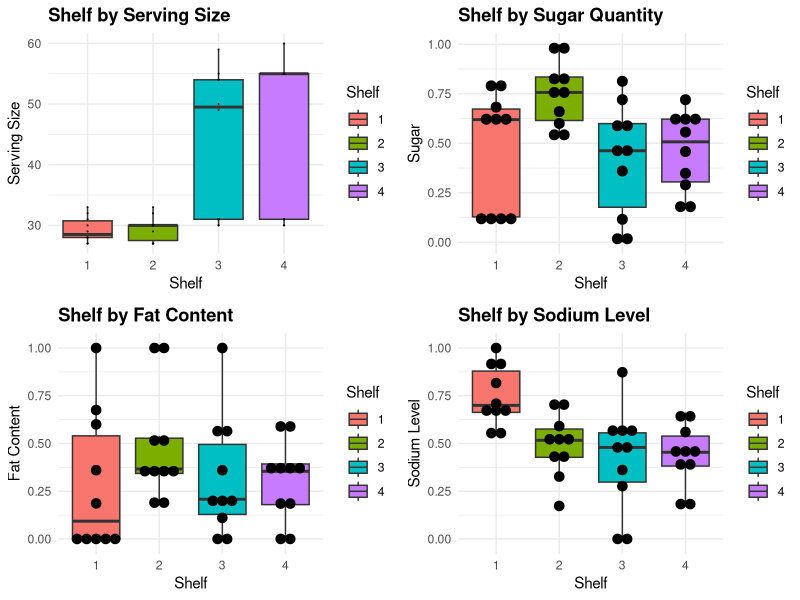
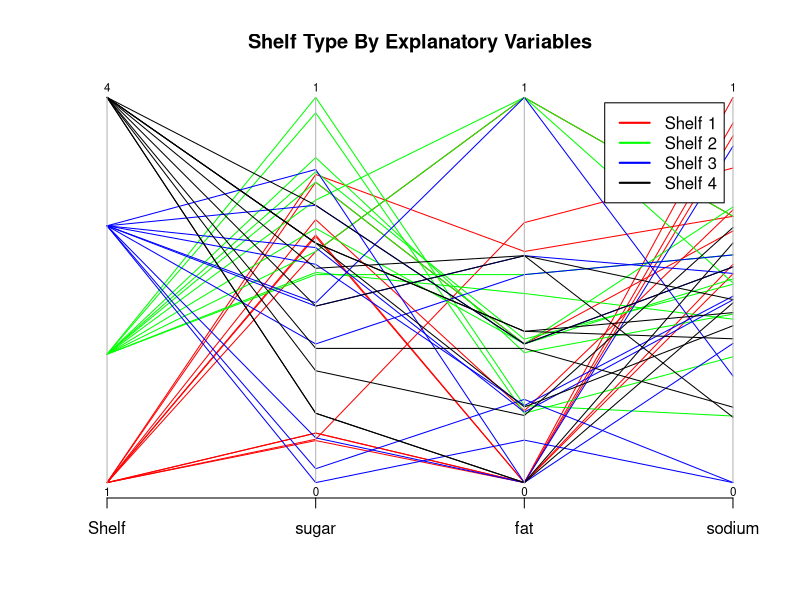
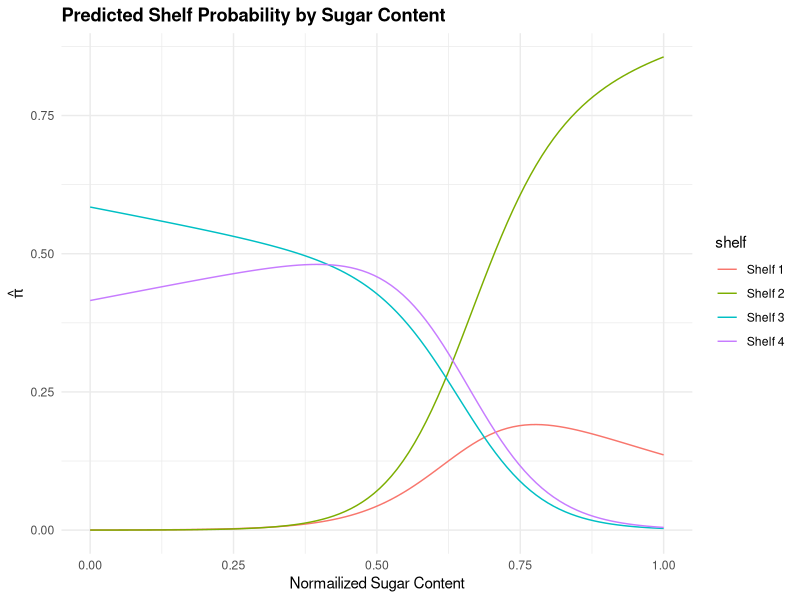
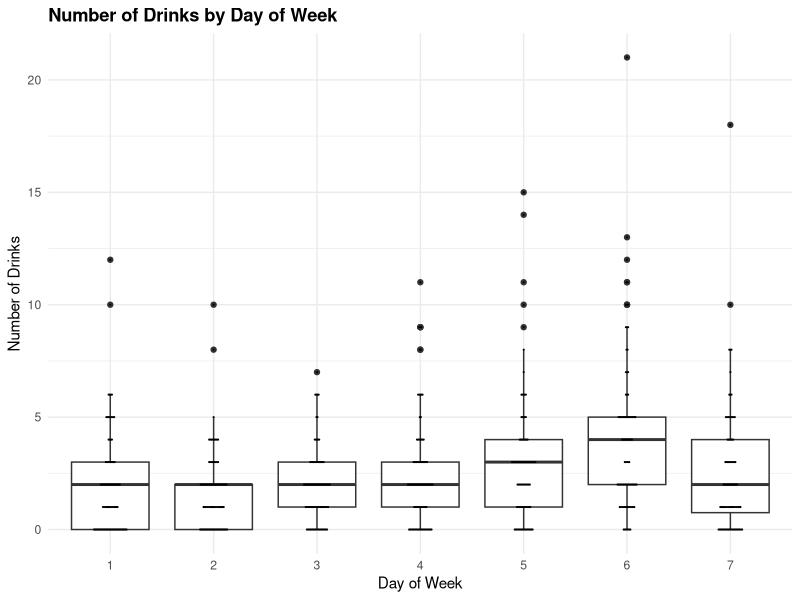
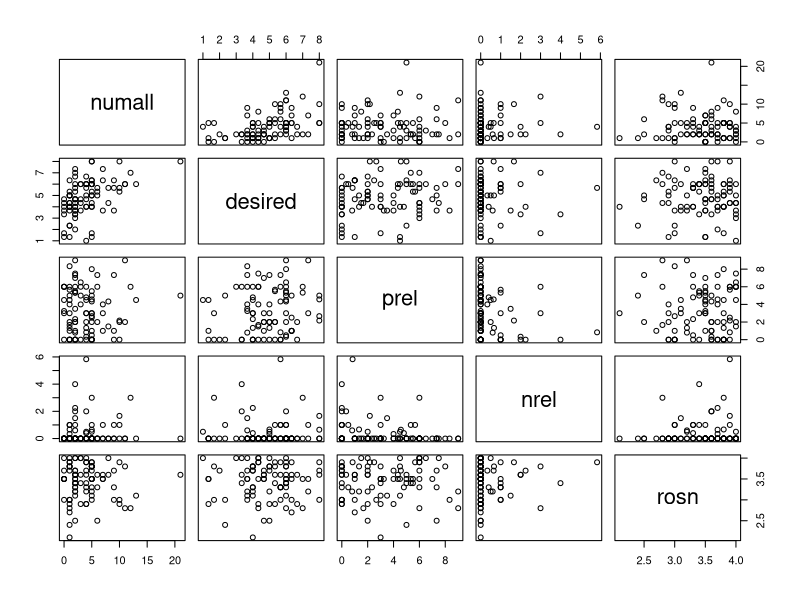
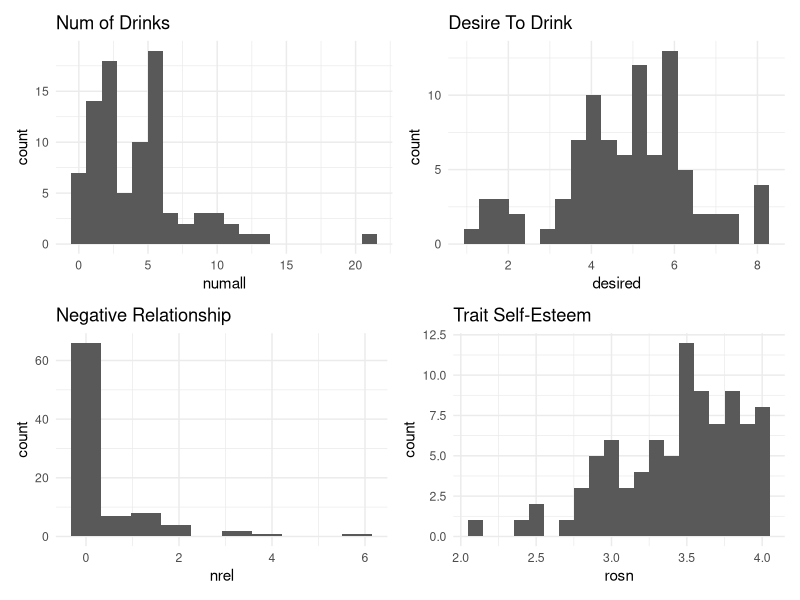
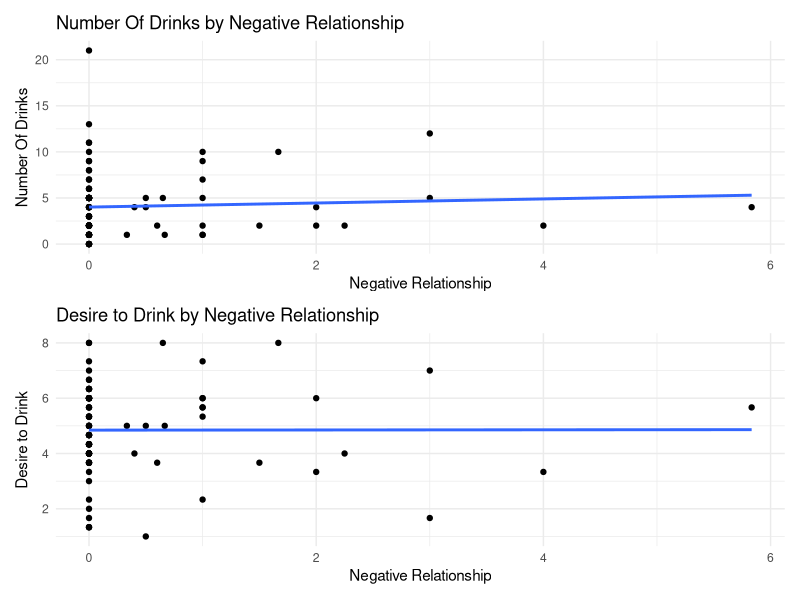
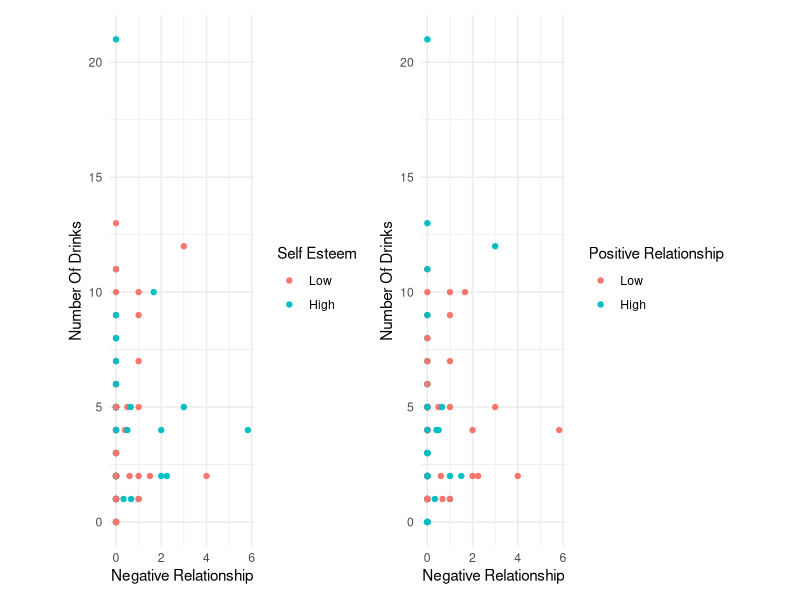

These charts were generated, in order, by the following R code:
## ---- chunk 1
# install.packages("MASS")
# install.packages("ggplot2")
# install.packages("MASS")
# install.packages("GGally")
library(tidyverse)
library(patchwork)
library(magrittr)
library(MASS)
library(ggplot2)
library(GGally)
library(knitr)
library(gridExtra)

# multinomial regression
library(nnet)

# car pacakge for testing
library(car)

theme_set(theme_minimal())
knitr::opts_chunk$set(tidy.opts = list(width_cutoff = 100), tidy = TRUE)
knitr::opts_chunk$set(message = FALSE)
## ---- chunk 2
cereal <- read_csv("../data/short-questions/cereal_dillons.csv")
## ---- chunk 3
# reformatting the explanatory variables
# cereal$Shelf <- factor(cereal$Shelf)

# normalize the explanatory variables
# 1. divide by serving size
# 2. normalized

stand01 <- function(x) {
  (x - min(x)) / (max(x) - min(x))
}

cereal2 <- data.frame(
  Shelf = cereal$Shelf,
  size = cereal$size_g,
  sugar = stand01(x = cereal$sugar_g / cereal$size_g),
  fat = stand01(x = cereal$fat_g / cereal$size_g),
  sodium = stand01(x = cereal$sodium_mg / cereal$size_g)
)
summary(cereal2)
## ---- chunk 4
p1 <- cereal2 %>%
  mutate(Shelf = as.factor(Shelf)) %>%
  ggplot(aes(Shelf, size)) +
  geom_boxplot(aes(fill = Shelf)) +
  geom_dotplot(binaxis = "y", stackdir = "center", binwidth = 0.05) +
  # coord_flip() +
  ggtitle("Shelf by Serving Size") +
  theme(plot.title = element_text(lineheight = 1, face = "bold")) +
  ylab("Serving Size") +
  xlab("Shelf")

p2 <- cereal2 %>%
  mutate(Shelf = as.factor(Shelf)) %>%
  ggplot(aes(Shelf, sugar)) +
  geom_boxplot(aes(fill = Shelf)) +
  geom_dotplot(binaxis = "y", stackdir = "center", binwidth = 0.05) +
  # coord_flip() +
  ggtitle("Shelf by Sugar Quantity") +
  theme(plot.title = element_text(lineheight = 1, face = "bold")) +
  ylab("Sugar") +
  xlab("Shelf")

p3 <- cereal2 %>%
  mutate(Shelf = as.factor(Shelf)) %>%
  ggplot(aes(Shelf, fat)) +
  geom_boxplot(aes(fill = Shelf)) +
  geom_dotplot(binaxis = "y", stackdir = "center", binwidth = 0.05) +
  # coord_flip() +
  ggtitle("Shelf by Fat Content") +
  theme(plot.title = element_text(lineheight = 1, face = "bold")) +
  ylab("Fat Content") +
  xlab("Shelf")

p4 <- cereal2 %>%
  mutate(Shelf = as.factor(Shelf)) %>%
  ggplot(aes(Shelf, sodium)) +
  geom_boxplot(aes(fill = Shelf)) +
  geom_dotplot(binaxis = "y", stackdir = "center", binwidth = 0.05) +
  # coord_flip() +
  ggtitle("Shelf by Sodium Level") +
  theme(plot.title = element_text(lineheight = 1, face = "bold")) +
  ylab("Sodium Level") +
  xlab("Shelf")


grid.arrange(p1, p2, p3, p4, nrow = 2, ncol = 2)
## ---- chunk 5
# for ease of visualization, Adding shelf here.
cols <- c("red", "green", "blue", "black")
parcoord(cereal2[c("Shelf", "sugar", "fat", "sodium")],
  col = cols[cereal2$Shelf], var.label = TRUE,
  main = "Shelf Type By Explanatory Variables"
)
legend("topright",
  legend = c("Shelf 1", "Shelf 2", "Shelf 3", "Shelf 4"),
  lwd = 2, col = cols, inset = 0.05
)
## ---- chunk 6
model_cereal_shelves_linear <- multinom(
  formula = factor(Shelf) ~ sugar
    + fat
    + sodium,
  data = cereal2
)

summary(model_cereal_shelves_linear)
## ---- chunk 7
model_cereal_shelves_cross <- multinom(
  formula = factor(Shelf) ~ sugar
    + fat
    + sodium
    + sugar:fat
    + sugar:sodium
    + fat:sodium
    + sugar:fat:sodium,
  data = cereal2
)

summary(model_cereal_shelves_cross)
## ---- chunk 8
lrt_cereal_main_effects <- Anova(model_cereal_shelves_linear, test = "LR")
lrt_cereal_main_effects
## ---- chunk 9
lrt_cereal_quadratic_effects <- anova(model_cereal_shelves_linear,
  model_cereal_shelves_cross,
  test = "Chisq"
)
lrt_cereal_quadratic_effects
## ---- chunk 10
# create a data set with standardized value
new.data <- data.frame(
  "Cereal" = "Apple Jack",
  "size_g" = 28,
  "sugar_g" = 12,
  "fat_g" = 0.5,
  "sodium_mg" = 130
)

stand02 <- function(new_data, original_data, col_names) {
  for (col_name in col_names) {
    min_val <- min(original_data[col_name] / original_data["size_g"])
    max_val <- max(original_data[col_name] / original_data["size_g"])

    new_col_name <- substring(col_name, 0, unlist(gregexpr("_", col_name))[1] - 1)
    new_data[new_col_name] <- (new_data[col_name] / new_data["size_g"] - min_val) / (max_val - min_val)
  }
  return(new_data)
}

new.data <- stand02(new.data, cereal, c("sugar_g", "fat_g", "sodium_mg"))

# get model prediction for the given inputs
aj_shelf_probs <- predict(model_cereal_shelves_linear,
  newdata = new.data,
  type = "probs" # could use type = "class"
)

# aj_shelf_probs
data.frame(pi.hat = round(aj_shelf_probs, 3) * 100)
## ---- chunk 11
# stats taken from summary(cereal2) statistics from earlier

min_sugar <- 0
max_sugar <- 1

mean_fat <- mean(cereal2$fat)
mean_sodium <- mean(cereal2$sodium)

# get prob for every single suger level s, holding fat and sodium constant
shelfs <- function(s) {
  new.data <- data.frame(
    "sugar" = s,
    "fat" = mean_fat,
    "sodium" = mean_sodium
  )

  pred.prob <- predict(model_cereal_shelves_linear,
    newdata = new.data, type = "probs"
  )

  outputs <- data.frame(pi.hat = round(pred.prob, 10))
  return(outputs)
}


model.preds <- data.frame(
  x = seq(0, 1, length.out = 100),
  values = c(
    shelfs(seq(0, 1, length.out = 100))$pi.hat.1,
    shelfs(seq(0, 1, length.out = 100))$pi.hat.2,
    shelfs(seq(0, 1, length.out = 100))$pi.hat.3,
    shelfs(seq(0, 1, length.out = 100))$pi.hat.4
  ),
  shelf = rep(c("Shelf 1", "Shelf 2", "Shelf 3", "Shelf 4"),
    each = 100
  )
)

ggplot(
  model.preds, # Draw ggplot2 plot
  aes(x, values, col = shelf)
) +
  geom_line() +
  ggtitle("Predicted Shelf Probability by Sugar Content") +
  theme(plot.title = element_text(lineheight = 1, face = "bold")) +
  ylab(expression(hat(pi))) +
  xlab("Normailized Sugar Content")
## ---- chunk 12
# get the standard deviations
sd.cereal <- apply(X = cereal2[c("sugar", "fat", "sodium")], MARGIN = 2, FUN = sd)
c.value <- round(sd.cereal, 4)

# get the estimated parameters for each shelf level
beta.hat2 <- coefficients(model_cereal_shelves_linear)[1, 2:4]
beta.hat3 <- coefficients(model_cereal_shelves_linear)[2, 2:4]
beta.hat4 <- coefficients(model_cereal_shelves_linear)[3, 2:4]

# using confint to compute CI for each explanatory variable
conf.beta <- confint(object = model_cereal_shelves_linear, level = 0.95)

# Odds for j = 2 vs j = 1 (Shelf 2 vs Shelf 1)
OR_2_1 <- round(exp(c.value * beta.hat2), 4)
OR_CI_2_1 <- round(exp((c.value * conf.beta[2:4, 1:2, 1])), 4)

# Odds for j = 3 vs j = 1 (Shelf 3 vs Shelf 1)
OR_3_1 <- round(exp(c.value * beta.hat3), 4)
OR_CI_3_1 <- round(exp((c.value * conf.beta[2:4, 1:2, 2])), 4)

# Odds for j = 4 vs j = 1 (Shelf 4 vs Shelf 1)
OR_4_1 <- round(exp(c.value * beta.hat4), 4)
OR_CI_4_1 <- round(exp((c.value * conf.beta[2:4, 1:2, 3])), 4)

odds_ratios <- cbind(c.value, cbind(OR_2_1, OR_CI_2_1), cbind(OR_3_1, OR_CI_3_1), cbind(OR_4_1, OR_CI_4_1))
odds_ratios
## ---- chunk 13
drinks <- read_csv("../data/short-questions/DeHartSimplified.csv")

summary(drinks)
## ---- chunk 14
drinks %>%
  dplyr::mutate(dow_factor = factor(dayweek)) %>%
  dplyr::select(dow_factor, numall) %>%
  drop_na() %>%
  ggplot(aes(dow_factor, numall)) +
  geom_boxplot(aes(dow_factor)) +
  geom_dotplot(binaxis = "y", stackdir = "center", binwidth = 0.05) +
  ggtitle("Number of Drinks by Day of Week") +
  theme(plot.title = element_text(lineheight = 1, face = "bold")) +
  ylab("Number of Drinks") +
  xlab("Day of Week")
## ---- chunk 15
sat_drinks <- drinks %>%
  dplyr::filter(dayweek == 6) %>%
  dplyr::select(numall, desired, prel, nrel, rosn) %>%
  drop_na()

pairs(sat_drinks)
## ---- chunk 16
h1 <- sat_drinks %>%
  ggplot(aes(numall)) +
  geom_histogram(bins = 20) +
  ggtitle("Num of Drinks")

h2 <- sat_drinks %>%
  ggplot(aes(desired)) +
  geom_histogram(bins = 20) +
  ggtitle("Desire To Drink")

h3 <- sat_drinks %>%
  ggplot(aes(nrel)) +
  geom_histogram(bins = 10) +
  ggtitle("Negative Relationship")


h4 <- sat_drinks %>%
  ggplot(aes(rosn)) +
  geom_histogram(bins = 20) +
  ggtitle("Trait Self-Esteem")

(h1 | h2) / (h3 | h4)

sat_drinks %>%
  mutate(rounded_nrel = round(nrel, 0)) %>%
  count(rounded_nrel) %>%
  mutate(prop = round(prop.table(n), 2)) %>%
  kable(col.names = c("Negative Relationship", "Count", "Proportion"))
## ---- chunk 17
p2_1 <- sat_drinks %>%
  ggplot(aes(nrel, numall)) +
  geom_point() +
  geom_smooth(method = lm, se = FALSE) +
  ggtitle("Number Of Drinks by Negative Relationship") +
  ylab("Number Of Drinks") +
  xlab("Negative Relationship")

p2_2 <- sat_drinks %>%
  ggplot(aes(nrel, desired)) +
  geom_point() +
  geom_smooth(method = lm, se = FALSE) +
  ggtitle("Desire to Drink by Negative Relationship") +
  ylab("Desire to Drink") +
  xlab("Negative Relationship")

p2_1 / p2_2
## ---- chunk 18
sat_drinks <- sat_drinks %>%
  mutate(high_self_esteem = rosn > median(rosn))

p3_1 <- sat_drinks %>%
  ggplot(aes(x = nrel, y = numall, color = high_self_esteem)) +
  geom_point() +
  coord_quickmap() +
  ylab("Number Of Drinks") +
  xlab("Negative Relationship") +
  scale_color_discrete(name = "Self Esteem", labels = c("Low", "High"))


p3_2 <- sat_drinks %>%
  mutate(high_positive_relationship = prel > median(prel)) %>%
  ggplot(aes(x = nrel, y = numall, color = high_positive_relationship)) +
  geom_point() +
  coord_quickmap() +
  ylab("Number Of Drinks") +
  xlab("Negative Relationship") +
  scale_color_discrete(name = "Positive Relationship", labels = c("Low", "High"))

p3_1 | p3_2
## ---- chunk 19
mod_nrel <-
  sat_drinks %>% glm(
    formula = numall ~ nrel,
    family = poisson(link = log)
  )

summary(mod_nrel)
## ---- chunk 20
mod_nrel_and_prel <-
  sat_drinks %>% glm(
    formula = numall ~ nrel + prel,
    family = poisson(link = log)
  )

summary(mod_nrel_and_prel)
## ---- chunk 21
mod_desired <-
  sat_drinks %>% glm(formula = desired ~ nrel, data = .)

summary(mod_desired)
## ---- chunk 22
model.neg.relationship.rosn <- sat_drinks %>%
  glm(
    formula = numall ~ nrel + rosn + nrel:rosn,
    family = poisson(link = "log")
  )
summary(model.neg.relationship.rosn)
